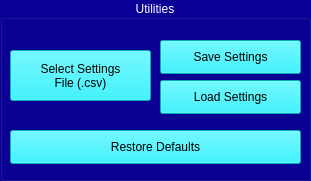
     <widget class="QGroupBox" name="sett_tool_group">
      <property name="geometry">
       <rect>
        <x>170</x>
        <y>790</y>
        <width>311</width>
        <height>181</height>
       </rect>
      </property>
      <property name="styleSheet">
       <string notr="true">background-color: rgb(10, 0, 149);
color: rgb(255, 255, 255);</string>
      </property>
      <property name="title">
       <string>Utilities</string>
      </property>
      <property name="alignment">
       <set>Qt::AlignCenter</set>
      </property>
      <widget class="QPushButton" name="sett_file">
       <property name="geometry">
        <rect>
         <x>10</x>
         <y>50</y>
         <width>141</width>
         <height>51</height>
        </rect>
       </property>
       <property name="styleSheet">
        <string notr="true">color: rgb(0, 0, 0);
background-color: rgb(0, 242, 255);</string>
       </property>
       <property name="text">
        <string>Select Settings
File (.csv)</string>
       </property>
      </widget>
      <widget class="QPushButton" name="sett_save">
       <property name="geometry">
        <rect>
         <x>160</x>
         <y>40</y>
         <width>141</width>
         <height>34</height>
        </rect>
       </property>
       <property name="styleSheet">
        <string notr="true">color: rgb(0, 0, 0);
background-color: rgb(0, 242, 255);</string>
       </property>
       <property name="text">
        <string>Save Settings</string>
       </property>
      </widget>
      <widget class="QPushButton" name="sett_load">
       <property name="geometry">
        <rect>
         <x>160</x>
         <y>80</y>
         <width>141</width>
         <height>34</height>
        </rect>
       </property>
       <property name="styleSheet">
        <string notr="true">color: rgb(0, 0, 0);
background-color: rgb(0, 242, 255);</string>
       </property>
       <property name="text">
        <string>Load Settings</string>
       </property>
      </widget>
      <widget class="QPushButton" name="sett_defaults">
       <property name="geometry">
        <rect>
         <x>10</x>
         <y>130</y>
         <width>291</width>
         <height>34</height>
        </rect>
       </property>
       <property name="styleSheet">
        <string notr="true">color: rgb(0, 0, 0);
background-color: rgb(0, 242, 255);</string>
       </property>
       <property name="text">
        <string>Restore Defaults</string>
       </property>
      </widget>
     </widget>
